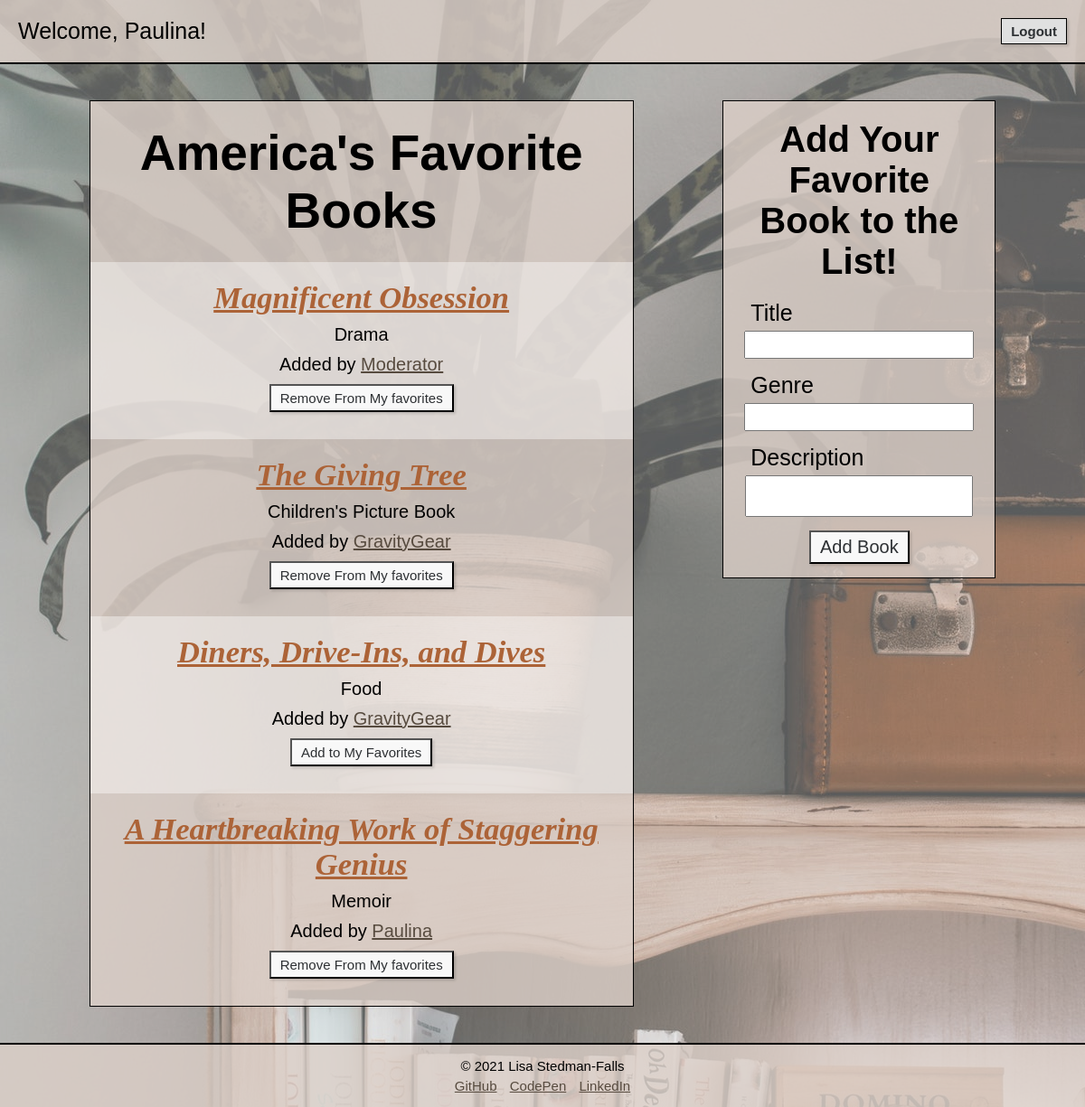
The page /book/ (signed in) on the database its author committed.
### login_registration_app/models.py (models this page shows, shortened)
class User(models.Model):
    first_name = models.CharField(max_length=255)
    last_name = models.CharField(max_length=255)
    username = models.CharField(max_length=20, default="")
    email = models.CharField(max_length=255)
    password = models.CharField(max_length=255)
    bio = models.TextField(default="")
    created_at = models.DateTimeField(auto_now_add=True)
    updated_at = models.DateTimeField(auto_now=True)
    objects = UserManager()

### books_app/models.py (models this page shows, shortened)
class Book(models.Model):
    title = models.CharField(max_length=255)
    description = models.TextField()
    genre = models.CharField(max_length=255)
    uploaded_by = models.ForeignKey(User, related_name = "books_uploaded", on_delete = models.CASCADE)
    favorited_by = models.ManyToManyField(User, related_name = "books_favorited")
    created_at = models.DateTimeField(auto_now_add=True)
    updated_at = models.DateTimeField(auto_now=True)
    objects = BookManager()

### books_app/views.py (the view)
# urls.py: path('', views.book), #GET request to display all objects' info starting at a different root
def book(request): #GET REQUEST
    if "user_id" not in request.session:
        messages.error(request, "You must be logged in to view this site")
        return redirect ("/")
    else:
        context = {
        "all_the_users": User.objects.all(),
        "this_user": User.objects.get(id=request.session["user_id"]),
        "all_the_books": Book.objects.all(),
    }
    return render(request, "books.html", context)

### books_app/templates/books.html (shortened to what this page needs)
<!DOCTYPE html>
<html lang="en-US">
<head>
    {% load static %}
    <link rel="stylesheet" href="{% static 'style.css' %}">
</head>
<body>
    <div id="container">
        <nav>
            <p>Welcome, {{this_user.first_name}}!</p>
            <div id ="nav_actions">
                <form action="/logout" method="POST">
                    <button type="submit">Logout</button>
                </form>
            </div>
        </nav>
        <div id="books_wrapper">
            <div id="books">
                <h1>America's Favorite Books</h1>
                {% for book in all_the_books %}
                <div>
                    <a href= "{{book.id}}"><h2>{{book.title}}</h2></a>
                    <p>{{book.genre}}</p>
                    <p>Added by
                        <a href= "user/{{book.uploaded_by.id}}">{{book.uploaded_by.username}}</a>
                    </p>
                    {% if book in this_user.books_favorited.all %}
                    <form action="{{book.id}}/unfavorite_homepage" method="POST">
                        <button type="submit">Remove From My favorites</button>
                    </form>
                    {% else %}
                    <form action="{{book.id}}/favorite_homepage" method="POST">
                        <button type="submit">Add to My Favorites</button>
                    </form>
                        {% endif %}
                </div>
                {% endfor %}
            </div>
            <div id ="add_book">
                <h1>Add Your Favorite Book to the List!</h1>
                <form action="create_book" method="POST">
                    <label for="title">Title</label>
                    <input name="title" type="text">
                    <label for="genre">Genre</label>
                    <input name="genre" type="text">
                    <label for="description">Description</label>
                    <textarea name="description"></textarea>
                    <button type="submit">Add Book</button>
                </form>
            </div>
        </div>
        <footer>
            <p>&#169; 2021 Lisa Stedman-Falls</p>
            <a href="https://github.com/Lstedmanfalls/">GitHub</a>
            <a href="https://codepen.io/lstedmanfalls">CodePen</a>
            <a href="https://www.linkedin.com/in/lstedmanfalls/">LinkedIn</a>
        </footer>
    </div>
</body>
</html>

### books_app/static/style.css (style rules this page uses)
* { margin:0; padding:0; }
html { font-family:Verdana, Tahoma, sans-serif; font-size:10px; }
#container { position:relative; min-height:100vh; width:100%; }
#container::after { content:""; background-image:url("books.jpg"); opacity:.7; top:0; left:0; bottom:0; right:0; position:absolute; z-index:-1; }
nav { display: flex; justify-content: space-between; align-items:center; background-color: rgba(220, 208, 201, .8); padding:2rem 0; border-bottom:.2rem solid black; }
nav p { font-size:2.5rem; padding-left:2rem; }
#nav_actions { padding-right:2rem; }
nav button { font-size:1.5rem; font-weight: bold; padding:.5rem 1rem; box-shadow:rgba(0, 0, 0, 0.15) 1.95px 1.95px 2.6px; color:#2D3033; background-color:#E0E0E0; text-decoration: none; border:.1rem solid black; }
#books_wrapper { display: flex; justify-content: space-evenly; padding-top:4rem; padding-bottom:4rem; }
#books_wrapper > div { background-color:rgba(220, 208, 201, .8); border:.1rem solid black; }
#books_wrapper h1 { text-align: center; }
#books_wrapper button { padding:.5rem 1rem; box-shadow:rgba(0, 0, 0, 0.15) 1.95px 1.95px 2.6px; color:#2D3033; background-color:#F8F8F8; }
#books, #books > div, #add_book, #add_book form { display: flex; flex-direction: column; align-items: center; }
#books { width:50%; }
#books div { width:100%; }
#books div:nth-child(even) { background-color: rgba(255, 255, 255, .4);; }
#books h1 { padding: 2.5rem 0; font-size:5.5rem; }
#books div > a { font-size:2.3rem; color:#ac6337; font-family: 'Times New Roman', Times, serif; font-style: italic; padding-bottom:1rem; padding-top:2rem; text-align: center; }
#books p, #books p > a { font-size:2rem; padding-bottom: 1rem; }
#books a { color: #574b3f; }
#books button { margin-bottom: 3rem; font-size:1.5rem; }
#add_book { width:25%; height:10%; }
#add_book form { width:80%; }
#add_book h1 { font-size:4rem; padding:2rem 2rem 2rem 2rem; }
#add_book label { font-size:2.5rem; align-self:start; }
#add_book input, textarea { font-size:1.5rem; width:100%; font-family: Arial, Helvetica, sans-serif; padding:.5rem; margin:.5rem 0 1.5rem 0; }
#add_book button { font-size:2rem; margin-bottom:1.5rem; }
textarea { resize:none; overflow-x: auto; overflow-y: none; }
footer { text-align: center; font-size:1.5rem; padding:1.5rem; background-color: rgba(220, 208, 201, .8); border-top:.2rem solid black; }
footer p { padding-bottom: .5rem; }
footer a { color:#574b3f; padding:0 .5rem; }

### rows shown on the page
User: first_name "Paulina"
Book: title "Magnificent Obsession", genre "Drama", uploaded_by.username "Moderator"
Book: title "The Giving Tree", genre "Children's Picture Book", uploaded_by.username "GravityGear"
Book: title "Diners, Drive-Ins, and Dives", genre "Food", uploaded_by.username "GravityGear"
Book: title "A Heartbreaking Work of Staggering Genius", genre "Memoir", uploaded_by.username "Paulina"
